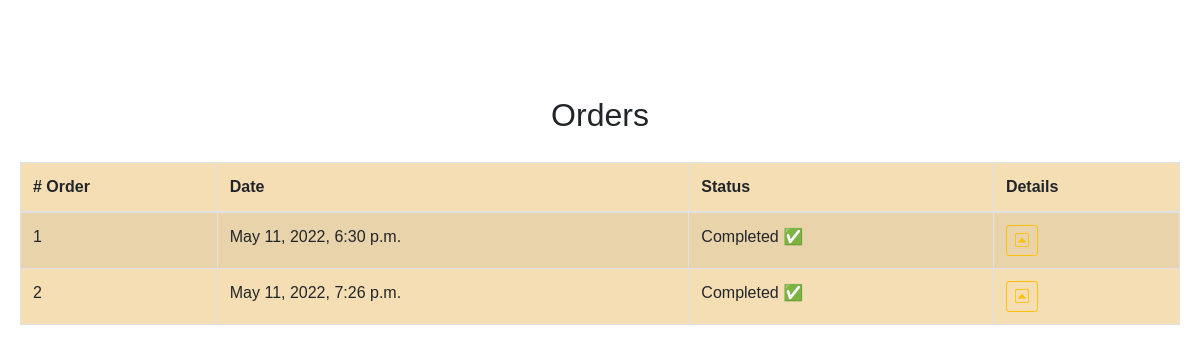
Page /my_orders (signed in) on the committed database.
### orders/models.py (models this page shows, shortened)
class Completed_Order(models.Model):
    user = models.ForeignKey(User, on_delete=models.CASCADE)
    total = models.DecimalField(max_digits=6, decimal_places=2, default=0.00)
    order_detail = models.CharField(max_length=800, blank=False)
    STATUS = [
        ('Initiated', 'Initiated'),
        ('Completed', 'Completed'),
    ]
    status = models.CharField(
        max_length=64, choices=STATUS, default='Initiated')
    date = models.DateTimeField(auto_now_add=True, blank=True)

### orders/views.py (the view)
# urls.py: path('my_orders', views.my_orders, name='my_orders'),
def my_orders(request):
    gen_order = Completed_Order.objects.filter(user_id=request.user.id)
    context = {
        "orders": gen_order,
        "admin_orders": Completed_Order.objects.filter(status ="Initiated")
    }
    return render(request, 'orders/orders.html', context)

### orders/templates/orders/orders.html (shortened to what this page needs)
{% extends "orders/base.html" %}
{% block body %}
<h2 class="text-center">Orders</h2>
<div class="card-body">
    <div class="card-text">
        <div class="table-wrapper-scroll-y
                            my-custom-scrollbar" style="display: flex; flex-direction: column-reverse;">
            <table class="table table-bordered table-striped mb-0">
                <thead>
                    <tr>
                        <th scope="col"># Order</th>
                        <th scope="col">Date</th>
                        <th scope="col">Status</th>
                        <th scope="col">Details</th>
                    </tr>
                </thead>
                {% if not user.is_staff %}
                <tbody>
                    {% for order in orders %}
                    <tr>
                        <td>{{order.id}}</td>
                        <td>{{order.date}}</td>
                        <td>
                            {{order.status}} {% if order.status == 'Initiated'%}{% endif %}{%if order.status == 'Completed'%}✅{% endif %}
                        </td>
                        <td>
                            <button type="button" class="btn btn-outline-warning btn-sm" data-toggle="modal" data-target="#{{order.id}}">
                                <i class="bi bi-caret-up-square"></i>
                            </button>
                        </td>
                    </tr>
                    {% endfor %}
                </tbody>
                {% endif %}
            </table>
        </div>
    </div>
</div>
{% endblock %}

### orders/static/css/styles.css (style rules this page uses)
* { margin: 0; padding: 0; }
body { background-image: url(https://as2.ftcdn.net/v2/jpg/02/85/26/89/1000_F_285268962_7Pb0RZFaX4OQLt5nJejlpZuSg7GvYivV.jpg); background-position: center; font-family: sans-serif; margin-top: 40px; }
.table-wrapper-scroll-y { background-color: wheat!important; }

### rows in the picture
Completed_Order: id "1", date "May 11, 2022, 6:30 p.m.", status "Completed"
Completed_Order: id "2", date "May 11, 2022, 7:26 p.m.", status "Completed"
